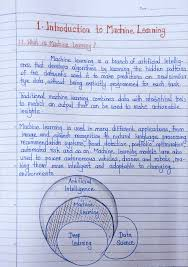
#> input picture backend/data/image_2.jpg, 188 x 267 px; its folder holds only this picture in this run
$ python -i ocr_engine.py   (imports and definitions only)
#> lines starting #> are read from the running program, lines starting #| are printed output that depends on the picture; after the words box and inside, x2 and y2 are one past the last pixel; in counts of white or black regions, pixels touching at a corner belong together
import cv2
import numpy as np
import logging
import re

# [1 line not run here, left out]
logger = logging.getLogger(__name__)

# Global OCR reader instance (Lazy-loaded)
_reader = None

# [9 lines left out: function get_reader, not called in this run]


def deskew(image):
    """
    Detect and correct image skew (rotation) using Hough transform.
    Fixes tilted scans / photos taken at an angle.
    """
    try:
        coords = np.column_stack(np.where(image < 128))
        if len(coords) < 10:
            return image
        angle = cv2.minAreaRect(coords)[-1]
        if angle < -45:
            angle = -(90 + angle)
        else:
            angle = -angle
        # Only correct if skew is significant (> 0.5 deg)
        if abs(angle) < 0.5:
            return image
        (h, w) = image.shape[:2]
        center = (w // 2, h // 2)
        M = cv2.getRotationMatrix2D(center, angle, 1.0)
        rotated = cv2.warpAffine(image, M, (w, h),
                                 flags=cv2.INTER_CUBIC,
                                 borderMode=cv2.BORDER_REPLICATE)
        logger.info(f"Deskew applied: {angle:.2f} degrees corrected.")
        return rotated
    except Exception as e:
        logger.warning(f"Deskew failed: {e}")
        return image


def preprocess_image(image_path):
    """
    Advanced image preprocessing pipeline for handwriting & printed text:
    1. Upscale small images (improves EasyOCR accuracy significantly)
    2. Grayscale conversion
    3. Deskew (correct rotation)
    4. CLAHE contrast enhancement
    5. Bilateral denoising (preserves edges better than fastNlMeans)
    6. Unsharp masking (sharpens strokes)
    7. Adaptive thresholding (binarize cleanly)
    Returns the processed numpy array for direct use in EasyOCR.
    """
#> called with image_path = '../data/image_2.jpg'
    try:
        img = cv2.imread(image_path)
#> img is the input picture: shape (267, 188, 3); mean B, G, R 223.9, 198.1, 191.1
        if img is None:
            raise ValueError(f"Could not read image at {image_path}")

        # 1. Upscale if image is too small — EasyOCR needs at least ~100px height per line
        h, w = img.shape[:2]
#> h = 267; w = 188
        if max(h, w) < 1000:
            scale = 1500 / max(h, w)
#> scale = 5.62
            img = cv2.resize(img, (int(w * scale), int(h * scale)), interpolation=cv2.INTER_CUBIC)
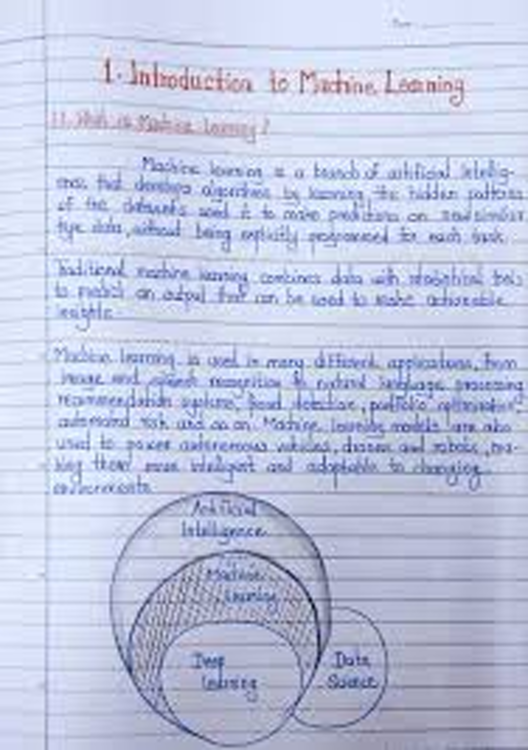
#> img: shape (1500, 1056, 3) (shown at 1/2 size); mean B, G, R 223.8, 198.1, 191.1
            logger.info(f"Upscaled image by factor {scale:.2f}x")

        # 2. Grayscale
        gray = cv2.cvtColor(img, cv2.COLOR_BGR2GRAY)
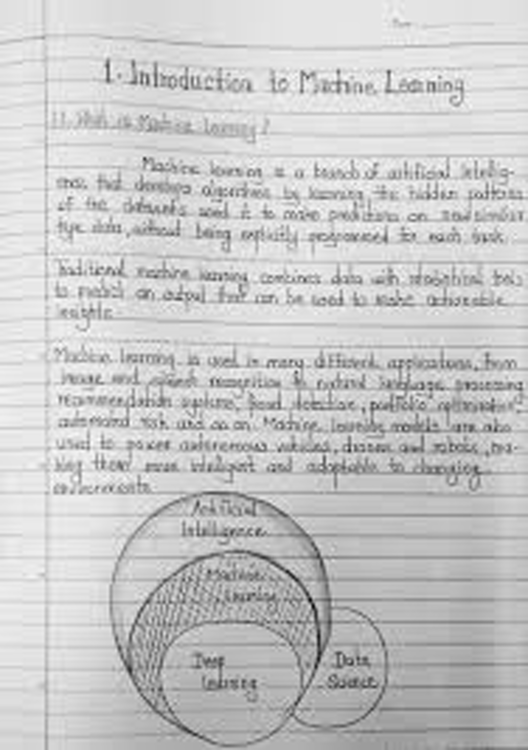
#> gray: shape (1500, 1056) (shown at 1/2 size); min 3, max 255, mean 199

        # 3. Deskew
        gray = deskew(gray)
#> in deskew, `coords = np.column_stack(np.where(image < 128))`: coords = 34846 pairs, first value 122 to 1499, second value 119 to 1044
#> in deskew, `angle = cv2.minAreaRect(coords)[-1]`: angle = -0.712
#> in deskew, `angle = -angle`: angle = 0.712
#> in deskew, `M = cv2.getRotationMatrix2D(center, angle, 1.0)`: M = [[1, 0.0124, -9.28], [-0.0124, 1, 6.62]]
#> in deskew, `rotated = cv2.warpAffine(image, M, (w, h), flags=cv2.INTER_CUBIC, bord..`:
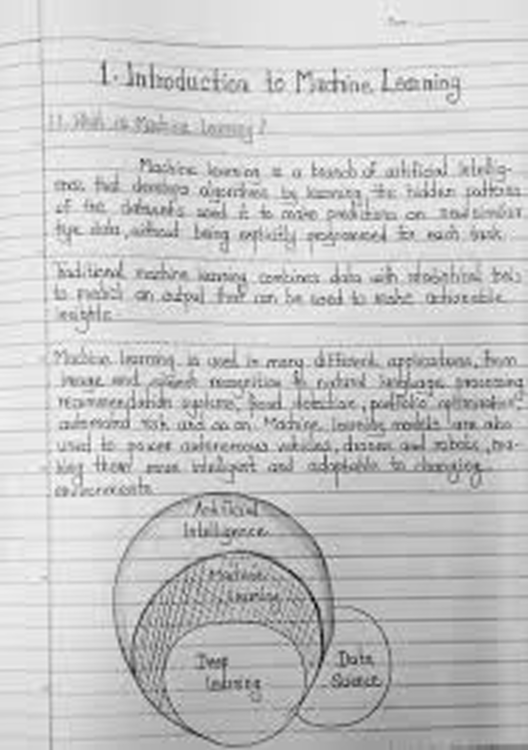
#> rotated: shape (1500, 1056) (shown at 1/2 size); min 3, max 255, mean 199

        # 4. CLAHE — boosts local contrast without over-saturating
        clahe = cv2.createCLAHE(clipLimit=3.0, tileGridSize=(8, 8))
        enhanced = clahe.apply(gray)
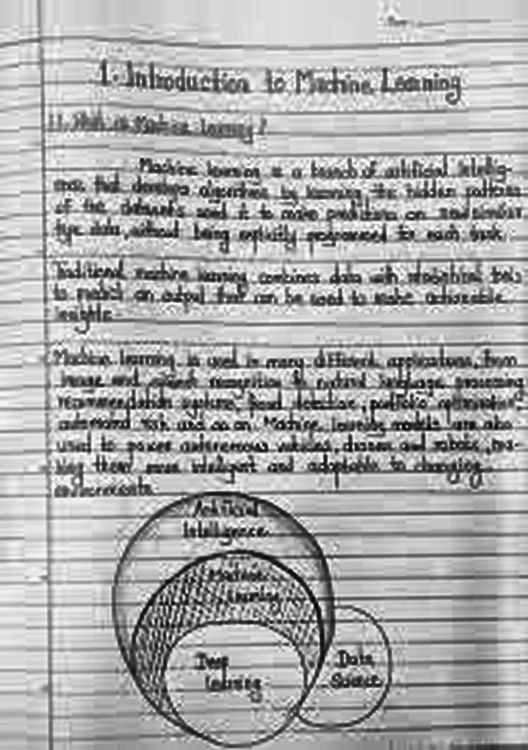
#> enhanced: shape (1500, 1056) (shown at 1/2 size); min 1, max 255, mean 170.3

        # 5. Bilateral filter — denoises while keeping pen stroke edges clean
        denoised = cv2.bilateralFilter(enhanced, 9, 75, 75)

        # 6. Unsharp mask — sharpens ink strokes
        gaussian = cv2.GaussianBlur(denoised, (0, 0), 3)
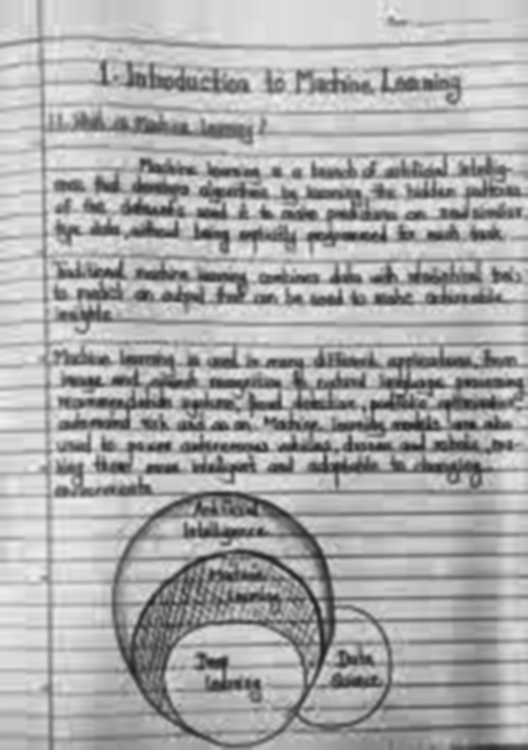
#> gaussian: shape (1500, 1056) (shown at 1/2 size); min 31, max 240, mean 170.2
        sharpened = cv2.addWeighted(denoised, 1.5, gaussian, -0.5, 0)

        # 7. Adaptive thresholding — creates clean black on white binary image
        # EasyOCR works well on clean binarized images for handwriting
        binary = cv2.adaptiveThreshold(
            sharpened, 255,
            cv2.ADAPTIVE_THRESH_GAUSSIAN_C,
            cv2.THRESH_BINARY,
            blockSize=31,
            C=15
        )
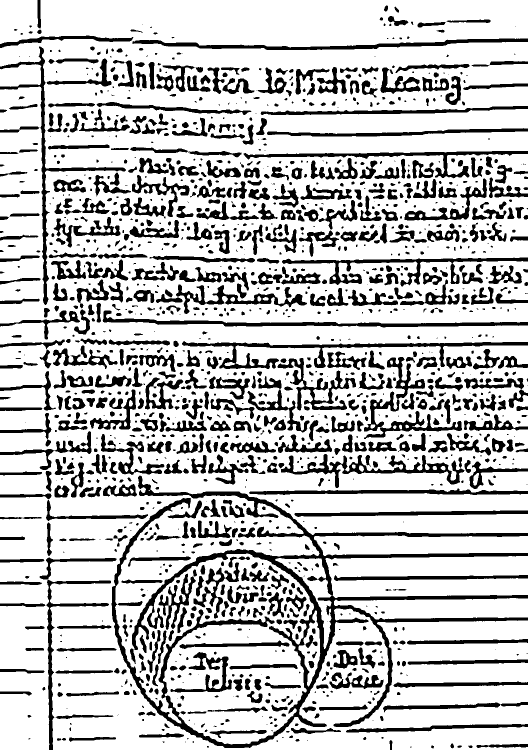
#> binary: shape (1500, 1056) (shown at 1/2 size); 76.4% white; 1525 black regions (486 under 20 px), largest, box (x1, y1, x2, y2) and area: (223, 951, 1056, 1496) 42358, (364, 682, 1056, 738) 6962, (205, 621, 1056, 655) 6107

        return binary

    except Exception as e:
        logger.error(f"Image preprocessing failed: {str(e)}")
        # Return original path as fallback
        return image_path


# [160 lines left out: functions sort_results_by_position, extract_text, extract_student_id, not called in this run]

>>> result = preprocess_image('../data/image_2.jpg')

$ run again, on backend/data/real_sample1.jpeg
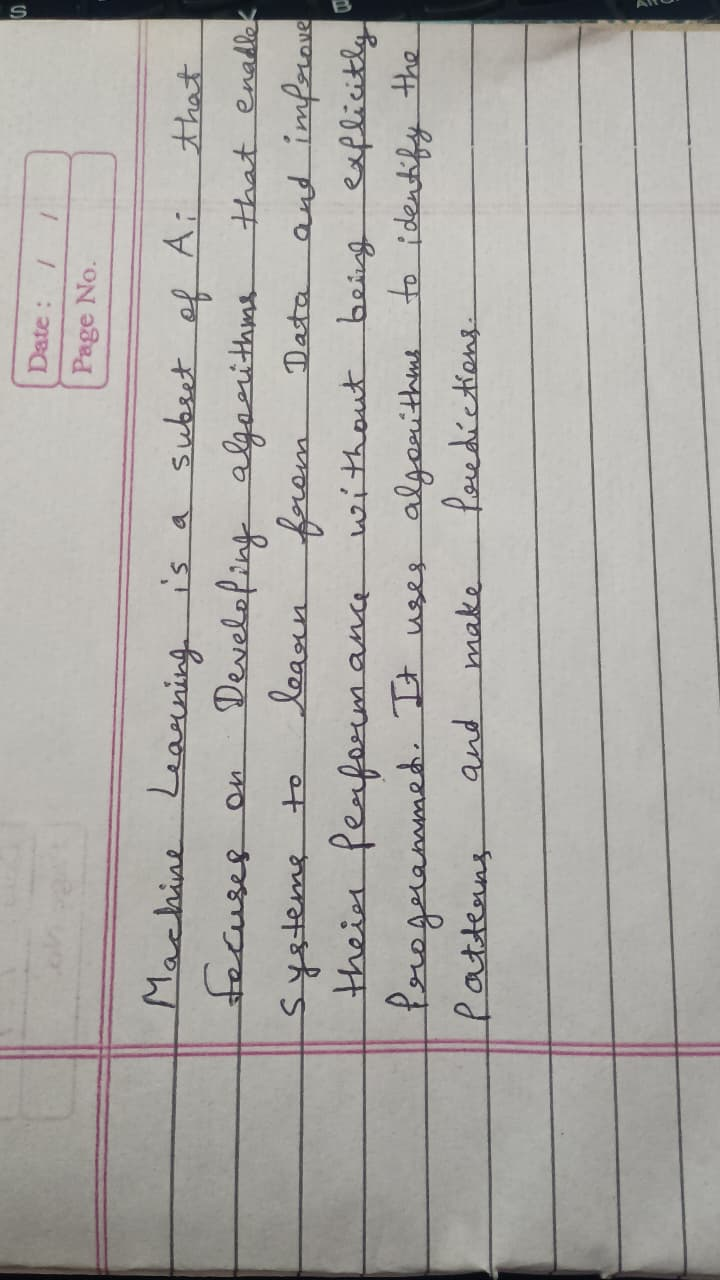
#> input picture backend/data/real_sample1.jpeg, 720 x 1280 px
#> in preprocess_image, img is the input picture: shape (1280, 720, 3); mean B, G, R 167.1, 170.9, 173.4
#> coords = 87022 pairs, first value 0 to 1279, second value 0 to 719
#> in deskew, `angle = cv2.minAreaRect(coords)[-1]`: angle = -90
#> in deskew, `angle = -(90 + angle)`: angle = 0
#> in preprocess_image, `gaussian = cv2.GaussianBlur(denoised, (0, 0), 3)`:
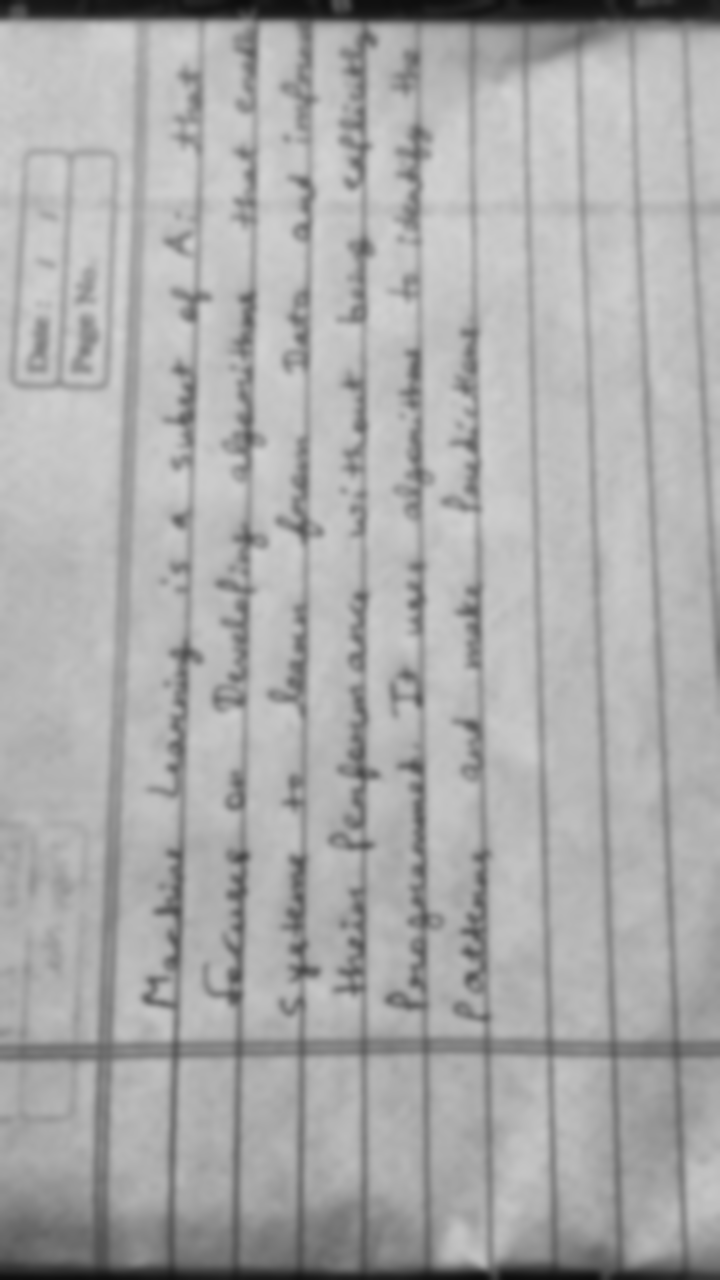
#> gaussian: shape (1280, 720); min 12, max 210, mean 170.6
#> in preprocess_image, `binary = cv2.adaptiveThreshold( sharpened, 255, cv2.ADAPTIVE_THRESH_GA..`:
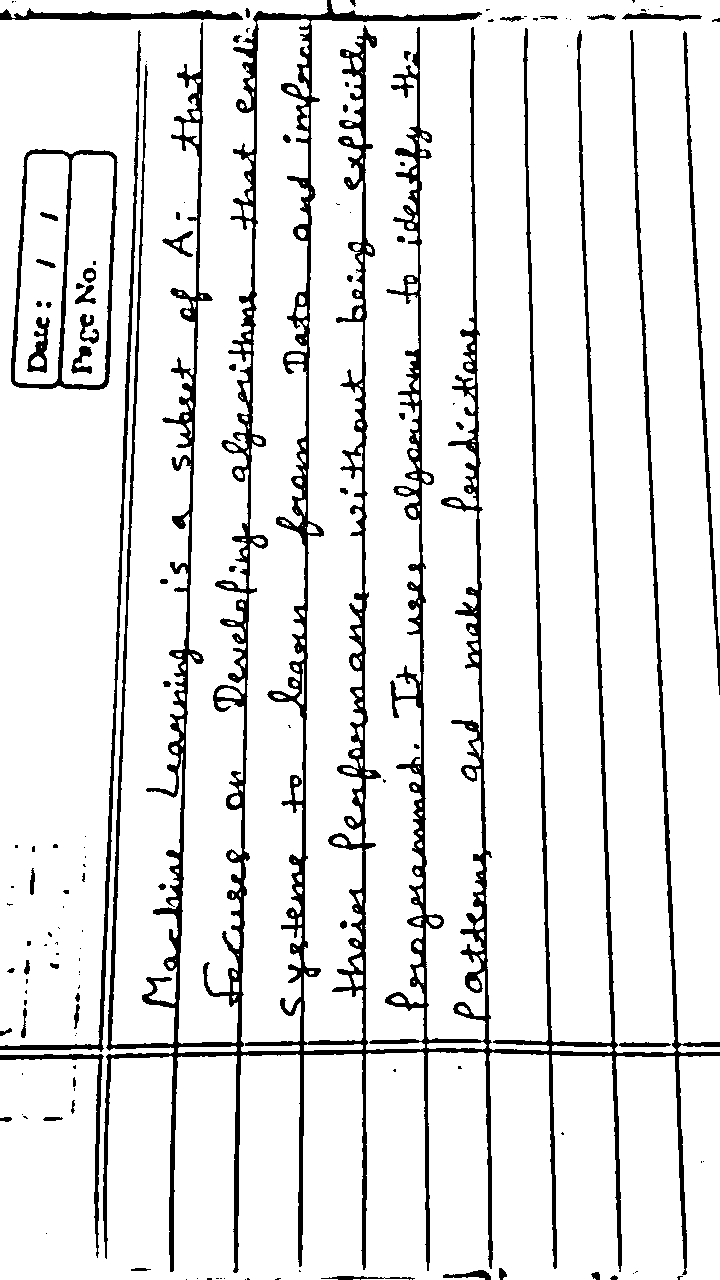
#> binary: shape (1280, 720); 89.7% white; 138 black regions (76 under 20 px), largest, box (x1, y1, x2, y2) and area: (103, 0, 720, 1275) 77269, (0, 30, 141, 1052) 3933, (11, 149, 118, 390) 3512
